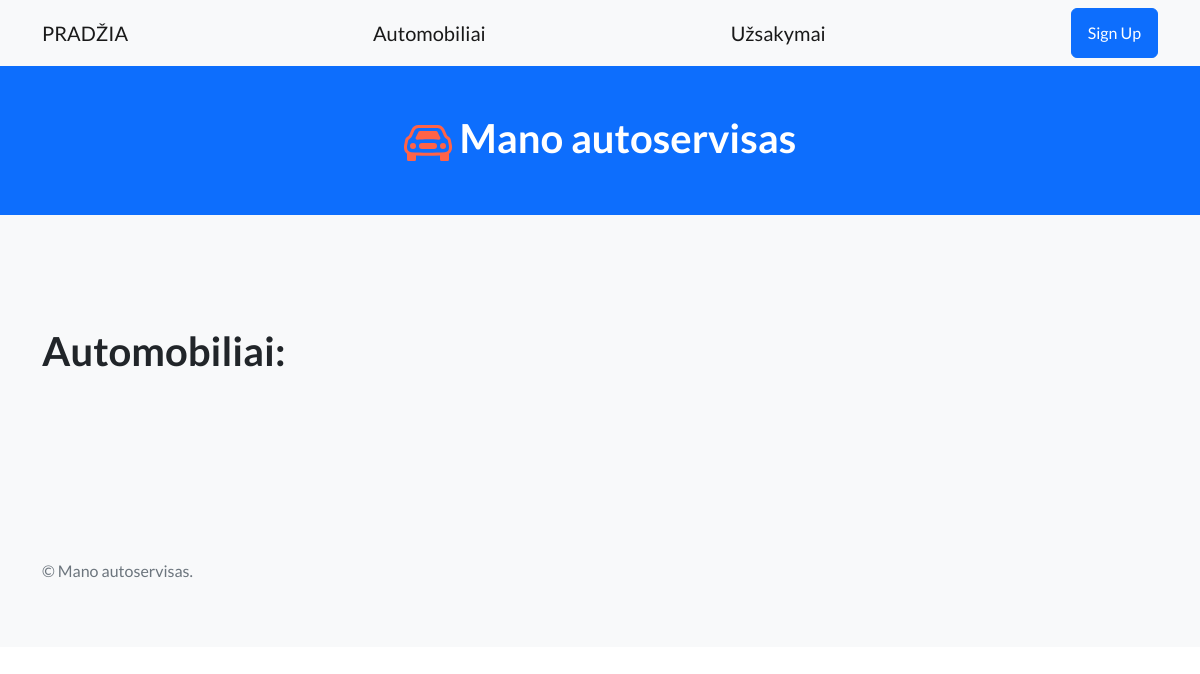
/cars/, run on an earlier commit of the app's database.
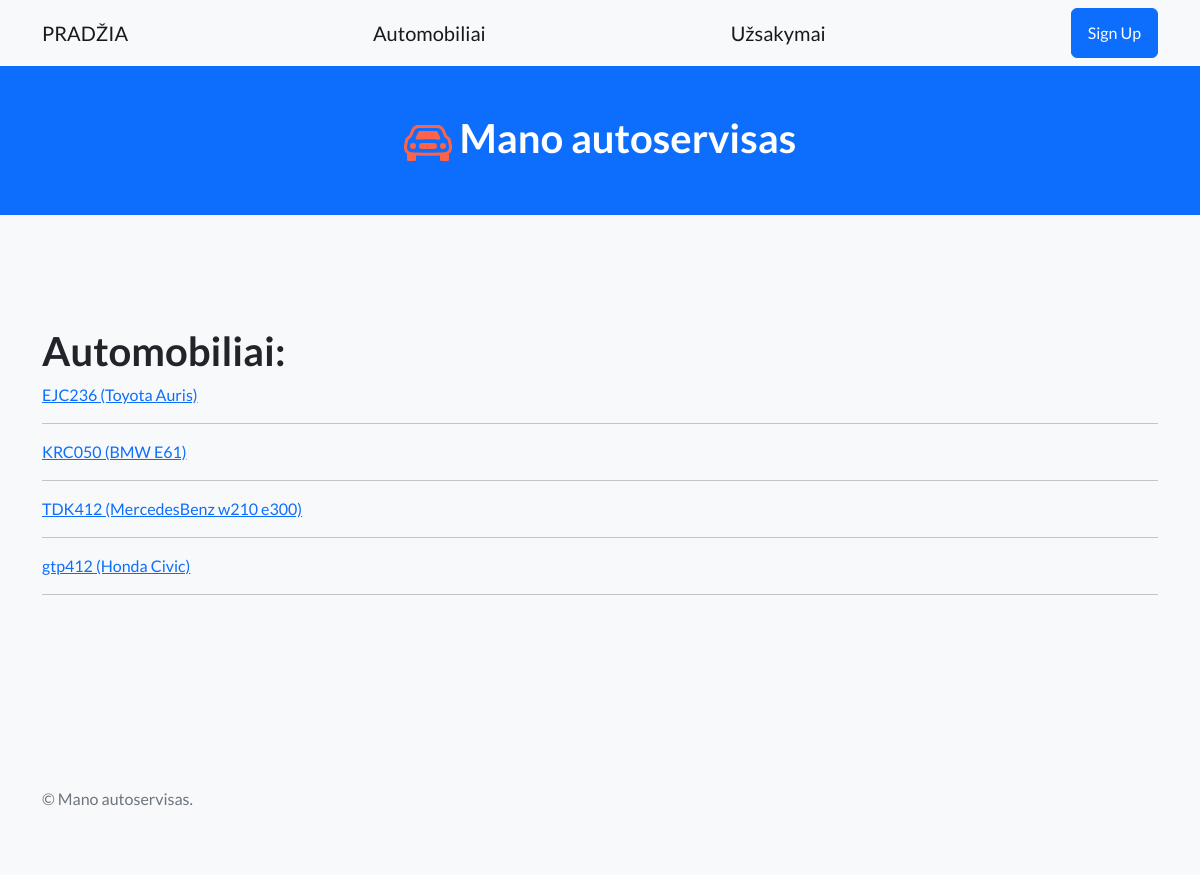
And on a later commit of the database.
### autoservice/models.py (models this page shows)
class Car(models.Model):
    plate = models.CharField(verbose_name="Valstybinis numeris", max_length=10)
    vin_code = models.CharField(verbose_name="VIN kodas", max_length=20)
    client_name = models.CharField(verbose_name="Klientas", max_length=50)
    car_model = models.ForeignKey(to="CarModel", verbose_name="Modelis", on_delete=models.SET_NULL, null=True,
                                  blank=True)
    def __str__(self):
        return f"{self.plate} ({self.car_model})"
    class Meta:
        verbose_name = "Automobilis"
        verbose_name_plural = "Automobiliai"

class CarModel(models.Model):
    make = models.CharField(verbose_name="Gamintojas", max_length=50)
    model = models.CharField(verbose_name="Modelis", max_length=100)
    def __str__(self):
        return f"{self.make} {self.model}"
    class Meta:
        verbose_name = "Modelis"
        verbose_name_plural = "Modeliai"

### autoservice/views.py (the view)
# urls.py: path("cars/", views.cars, name="cars"),
def cars(request):
    cars = Car.objects.all()
    paginator = Paginator(cars, per_page=6)
    page_number = request.GET.get("page")
    paged_cars = paginator.get_page(page_number)
    return render(request, template_name="cars.html", context={"cars": paged_cars})

### autoservice/templates/cars.html (shortened to what this page needs)
{% extends 'base.html' %}
{% block 'content' %}
<h1>Automobiliai:</h1>
{% for car in cars %}
<a href="{% url 'car' car.pk %}"><p>{{ car }}</p></a>
<hr>
{% endfor %}
{% endblock %}

### autoservice/templates/base.html (shortened to what this page needs)
<!DOCTYPE html>
{% load static %}
<html lang="en">
    <head>
        <link href="https://cdn.jsdelivr.net/npm/bootstrap-icons@1.5.0/font/bootstrap-icons.css" rel="stylesheet" type="text/css" />
        <link href="{% static 'css/styles.css' %}" rel="stylesheet" />
    </head>
    <body>
        <nav class="navbar navbar-light bg-light static-top">
            <div class="container">
                <a class="navbar-brand" href="{% url 'index' %}">PRADŽIA</a>
                <a class="navbar-brand" href="{% url 'cars' %}">Automobiliai</a>
                <a class="navbar-brand" href="{% url 'orders' %}">Užsakymai</a>
                <a class="btn btn-primary" href="#signup">Sign Up</a>
            </div>
        </nav>
        <header class="bg-primary">
            <div class="container position-relative">
                <div class="row justify-content-center">
                    <div class="col-xl-6">
                        <div class="text-center text-white pt-5">
                            <h1 class="mb-5">
                                Mano autoservisas</h1>
                        </div>
                    </div>
                </div>
            </div>
        </header>
        <section class="features-icons bg-light">
            <div class="container">
                <div class="row">
                    <div class="col-lg">
                        {% block 'content' %}{% endblock %}
                    </div>
                </div>
            </div>
        </section>
        <footer class="footer bg-light">
            <div class="container">
                <div class="row">
                    <div class="col-lg-6 h-100 text-center text-lg-start my-auto">
                        <p class="text-muted mb-4 mb-lg-0">&copy; Mano autoservisas.</p>
                    </div>
                </div>
            </div>
        </footer>
    </body>
</html>

What changed in the data, as far as the page shows it:
added Car: plate+car_model "EJC236 (Toyota Auris)"
added Car: plate+car_model "KRC050 (BMW E61)"
added Car: plate+car_model "TDK412 (MercedesBenz w210 e300)"
added Car: plate+car_model "gtp412 (Honda Civic)"
